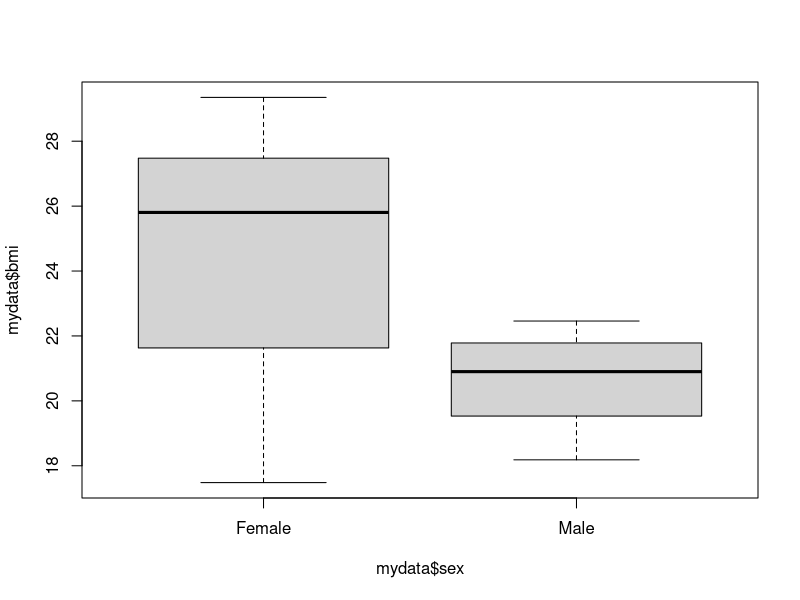
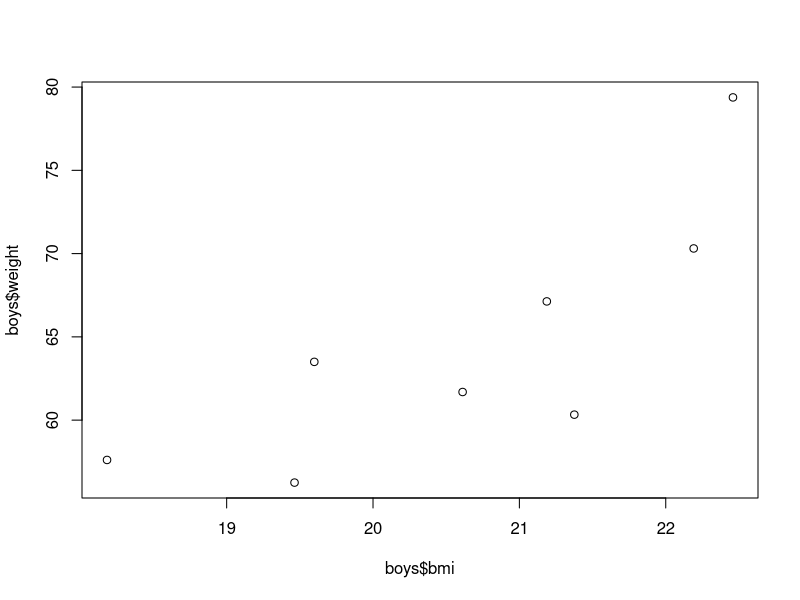
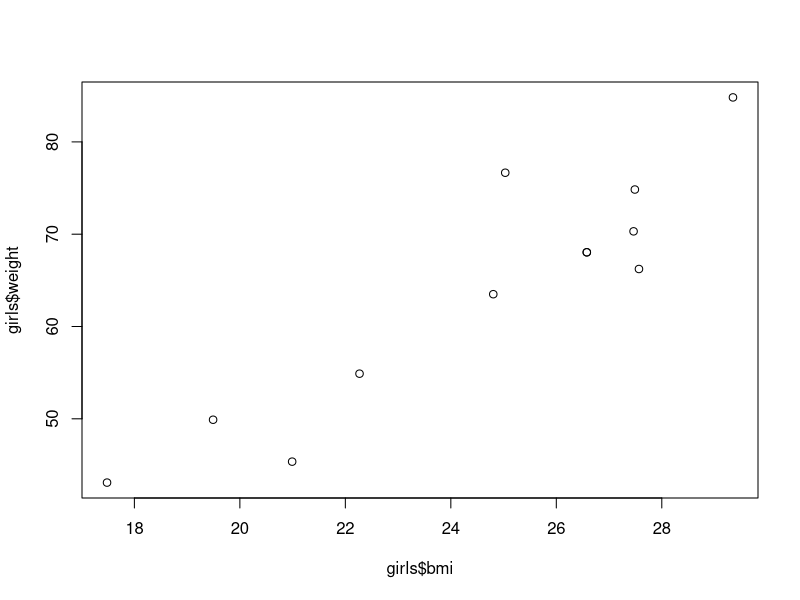

Source code (R) for these figures, in order:

# Read in the data
mydata <- read.csv("data/yrbss_demo.csv")

# Add height column to data frame
mydata$height_m <- sqrt( mydata$weight_kg / mydata$bmi)

# Create separate boys and girls data sets through subsetting
boys <- mydata[mydata$sex == "Male", ]
girls <- mydata[mydata$sex == "Female", ]

# Summarize each data set and find SD of BMI
summary(boys$bmi); sd(boys$bmi)
summary(girls$bmi); sd(girls$bmi)

# Create a boxplot by sex
boxplot(mydata$bmi ~ mydata$sex)

# Plot boys and girls bmi vs weight separately
plot(boys$bmi, boys$weight)
plot(girls$bmi, girls$weight)

# Are males or females more likely to be bullied in the past 12 months? Calculate the percentage bullied for each gender.
# Create separate datasets for bullied boys and bullied girls

# doesn't work correctly, counts NAs
bullied_boys <- 
  boys[boys$bullied_past_12mo == TRUE,]
nrow(bullied_boys)
bullied_boys_prct <- 
  nrow(bullied_boys) / nrow(boys) * 100
bullied_boys_prct

# alternative:
mean(boys$bullied_past_12mo, na.rm=TRUE)

# doesn't work correctly, counts NAs
bullied_girls <- 
  girls[girls$bullied_past_12mo == TRUE,]
nrow(bullied_girls)
bullied_girls_prct <- 
  nrow(bullied_girls) / nrow(girls) * 100
bullied_girls_prct

# alternative
mean(girls$bullied_past_12mo, na.rm=TRUE)

# again must use which to remove NAs
dim(mydata[mydata$bullied_past_12mo == TRUE,])
dim(mydata[which(mydata$bullied_past_12mo == TRUE),])

bullied_yes <- mydata[which(mydata$bullied_past_12mo == TRUE),]
bullied_no <- mydata[which(mydata$bullied_past_12mo == FALSE),]

# Not bullied students have higher proportion of smokers
summary(bullied_yes$smoked_ever)
summary(bullied_no$smoked_ever)

## 6 ctd, Does it vary by gender? Not really
summary(bullied_yes[bullied_yes$sex == "Male", "smoked_ever"])
summary(bullied_yes[bullied_yes$sex == "Female", "smoked_ever"])

summary(bullied_no[bullied_no$sex == "Male", "smoked_ever"])
summary(bullied_no[bullied_no$sex == "Female", "smoked_ever"])



